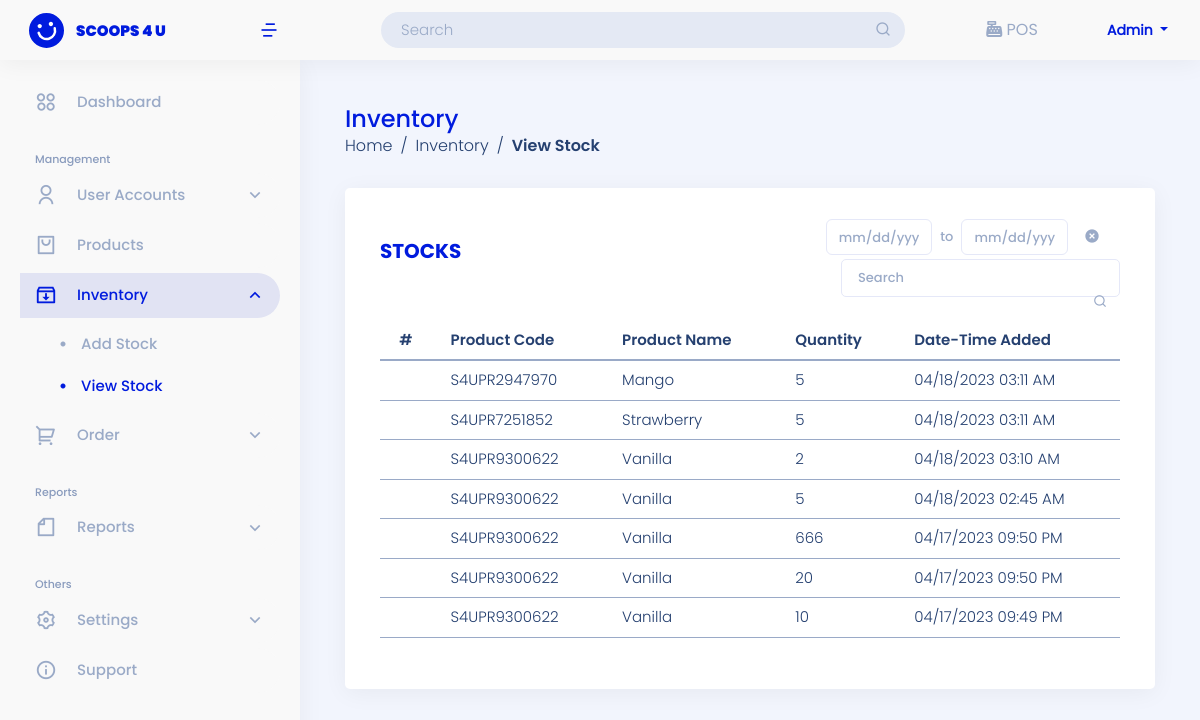
Screenshot of /user-site/view-inventory/ (signed in) with the database file from the repository.
### landing_page/models.py (models this page shows)
class User(AbstractUser):
    ROLE = ((" "," "),("admin","admin"),("staff","staff"),("reseller","reseller"),("rider","rider"))
    STAT = ((" "," "),("active","active"),("inactive","inactive"))
    role = models.CharField(max_length=50, null=True, default=None, choices=ROLE)
    status = models.CharField(max_length=50, null=True, default=None , choices=STAT)

### admin_site/models.py (models this page shows, shortened)
class By_Batch(models.Model):
    product_code = models.CharField( max_length=200, null=True,verbose_name='Product Code')
    product_name = models.CharField( max_length=200, null=True,verbose_name='Product Name')
    product_batch =  models.CharField(max_length=200, null=True, verbose_name='Batch Number')
    product_quantity =  models.BigIntegerField(null=True,  verbose_name='Quantity')
    product_expired =  models.DateField( null=True, verbose_name='Expiration Date')
    created_at =models.DateTimeField(default=timezone.now,  verbose_name='created')

### admin_site/views.py (the view)
# urls.py: path('view-inventory/', views.view_inventory, name='view_inventory'),
@login_required(login_url='landing_page:login')
def view_inventory(request):
    list_inventory = By_Batch.objects.all().order_by('-id')
    context = {'list_inventory':list_inventory}
    return render(request, 'admin_site/inventory/view.html', context)

### templates/admin_site/inventory/view.html (shortened to what this page needs)
{% extends 'admin_site/base.html' %}
{% block content %}
<aside id="sidebar" class="sidebar">
    <ul class="sidebar-nav" id="sidebar-nav">
        {% if user.role == "admin"%}
        <li class="nav-item">
            <a class="nav-link collapsed" href="{% url 'admin_site:dashboard'%}">
            <i class="ri-apps-2-line" style="font-size: 22px; font-weight: 100; margin-right: 20px"></i>
            <span>Dashboard</span>
            </a>
        </li>
        {% endif %}
        <li class="nav-heading pt-3">Management</li>
        {% if user.role == "admin"%}
        <li class="nav-item">
            <a class="nav-link collapsed" data-bs-target="#users-nav" data-bs-toggle="collapse" href="#">
            <i class="ri-user-line" style="font-size: 22px; font-weight: 100; margin-right: 20px"></i><span>User Accounts</span><i class="ri-arrow-down-s-line ms-auto" style="font-size: 20px; font-weight: 100;" ></i>
            </a>
        </li>
        {% endif %}
        <li class="nav-item ">
        <a class="nav-link collapsed" href="{%url 'admin_site:list_product' %}">
            <i class="ri-shopping-bag-2-line" style="font-size: 22px; font-weight: 100; margin-right: 20px"></i>
            <span>Products</span>
        </a>
        </li>
        <li class="nav-item active-nav">
        <a class="nav-link" data-bs-target="#inventory-nav" data-bs-toggle="collapse" href="#">
            <i class="ri-inbox-archive-line"style="font-size: 22px; font-weight: 100; margin-right: 20px"></i>
            <span>Inventory</span><i class="ri-arrow-down-s-line ms-auto" style="font-size: 20px; font-weight: 100;" ></i>
        </a>
        <ul id="inventory-nav" class="nav-content collapse show" data-bs-parent="#sidebar-nav">
            <li>
                <a href="{%url 'admin_site:inventory' %}">
                        <span>Add Stock</span>
                </a>
            </li>
            <li>
                <a href="{% url 'admin_site:view_inventory' %}" class="active">
                    <span>View Stock</span>
                </a>
            </li>
        </ul>
        </li>
        {% if user.role == "admin"%}
        <li class="nav-item">
        <a class="nav-link collapsed " data-bs-target="#sales-nav" data-bs-toggle="collapse" href="#">
            <i class="ri-shopping-cart-2-line" style="font-size: 22px; font-weight: 100; margin-right: 20px"></i><span>Order</span><i class="ri-arrow-down-s-line ms-auto" style="font-size: 20px; font-weight: 100;" ></i>
        </a>
        </li>
        {% endif %}
        {% if user.role == "admin"%}
        <li class="nav-heading pt-3">Reports</li>
        <li class="mb-act nav-item">
            <a class="nav-link collapsed " data-bs-target="#reports-nav" data-bs-toggle="collapse" href="#">
                <i class="ri-file-line" style="font-size: 22px; font-weight: 100; margin-right: 20px"></i><span>Reports</span><i class="ri-arrow-down-s-line ms-auto" style="font-size: 20px; font-weight: 100;" ></i>
            </a>
        </li>
        {% endif %}
        <li class="nav-heading pt-3">Others</li>
        <li class="nav-item">
            {% if user.role == "admin"%}
            <a class="nav-link collapsed " data-bs-target="#settings-nav" data-bs-toggle="collapse" href="#">
                <i class="ri-settings-3-line" style="font-size: 22px; font-weight: 100; margin-right: 20px"></i><span>Settings</span><i class="ri-arrow-down-s-line ms-auto" style="font-size: 20px; font-weight: 100;" ></i>
            </a>
            {% endif %}
        </li>
        <li class="nav-item">
            <a href="{% url 'admin_site:support' %}" class="nav-link collapsed ">
                <i class="ri-information-line" style="font-size: 22px; font-weight: 100; margin-right: 20px"></i><span>Support</span>
            </a>
        </li>
    </ul>
</aside>
<main id="main" class="main mt-5">
    <div class="pagetitle">
        <h1>Inventory</h1>
        <nav>
            {% if user.role == "admin"%}
            <ol class="breadcrumb">
                <li class="breadcrumb-item"><a href="{% url 'admin_site:dashboard'%}">Home</a></li>
                <li class="breadcrumb-item">Inventory</li>
                <li class="breadcrumb-item active">View Stock</li>
            </ol>
            {% endif %}
        </nav>
    </div>
    <section class="section">
        <div class="row">
            <div class="col-lg-12">
                <div class="card">
                    <div class="card-body mt-3">
                        <div class="report-u act-d">
                            <div class="row">
                                <div class="col-7">
                                    <h5 class="card-title feature">Stocks</h5>
                                </div>
                                <div class="col-5  d-flex flex-column justify-content-end">
                                    <div class="d-flex flex-row align-items-center mb-1 input-daterange">
                                        <input type="type" id="minV" name="min" class="form-control date-range-filter" placeholder="mm/dd/yyyy">
                                        <span class="px-2 date-to">to</span>
                                        <input type="type" id="maxV" name="max" class="form-control date-range-filter"  placeholder="mm/dd/yyyy">
                                        <button class="btn btn-edit btn-filterV ms-3 pe-0"><i class="ri-close-circle-fill"></i></button>
                                    </div>
                                    <form class="search-tab mb-4" action="{% url 'admin_site:search_reseller' %}" method="GET"  class="text-end px-4">
                                        <input type="text" id="tableM" class="form-control p-2 ps-3" name="search" placeholder="Search">
                                        <button class="btn btn-search btn-sm nope" type="submit"><i class="ri-search-line"></i></button>
                                    </form>
                                </div>
                            </div>
                        </div>
                            {% if list_inventory %}
                            <div class="table-responsive">
                                <table id="tableView" class="table table-hover" style="width: 100%">
                                    <thead>
                                        <tr>
                                            <th scope="col">#</th>
                                            <th scope="col">Product Code</th>
                                            <th scope="col">Product Name</th>
                                            <th scope="col">Quantity</th>
                                            <th scope="col">Date-Time Added</th>
                                        </tr>
                                    </thead>
                                    <tbody>
                                        {% for list in  list_inventory %}
                                        <tr>
                                            <td class="num-row"></td>
                                            <td class="text-decoration-none">{{ list.product_code }}</td>
                                            <td style="text-transform: capitalize;">{{ list.product_name }}</td>
                                            <td>{{ list.product_quantity }}</td>
                                            <td>{{ list.created_at|date:"m/d/Y h:i A" }}</td>
                                        </tr>
                                        {% endfor %}
                                    </tbody>
                                </table>
                            </div>
                        {% endif %}
                    </div>
                </div>
            </div>
        </div>
    </section>
</main>
{% endblock content %}

### templates/admin_site/base.html (shortened to what this page needs)
{% load static %}
<!DOCTYPE html>
<html lang="en">
<head>
    <link href="https://cdn.jsdelivr.net/npm/bootstrap@5.0.2/dist/css/bootstrap.min.css" rel="stylesheet" >
    <link href="{% static '/css/assets/bootstrap/css/bootstrap.min.css'%}" rel="stylesheet">
    <link href="{% static '/css/assets/simple-datatables/style.css'%}" rel="stylesheet">
    <link href="{% static '/css/assets/remixicon/remixicon.css'%}" rel="stylesheet">
    <link href="https://cdn.datatables.net/1.13.4/css/jquery.dataTables.min.css" rel="stylesheet">
    <link href="https://cdn.datatables.net/buttons/2.3.6/css/buttons.dataTables.min.css" rel="stylesheet">
    <link href="https://cdn.datatables.net/autofill/2.5.3/css/autoFill.dataTables.min.css" rel="stylesheet">
    <link href="https://cdn.datatables.net/v/bs5/jszip-2.5.0/b-2.3.6/b-colvis-2.3.6/b-html5-2.3.6/b-print-2.3.6/date-1.4.0/sp-2.1.2/datatables.min.css" rel="stylesheet"/>
    <link href="{% static '/css/sandi.css'%}" rel="stylesheet">
  </head>
<body>
{% if user.role == "admin"%}
<header id="header" class="header fixed-top d-flex align-items-center">
  <div class="d-flex align-items-center justify-content-between">
    <a href="{% url 'admin_site:dashboard'%}" class="logo d-flex align-items-center">
      <img src="{% static '/img/logo-header.svg'%}" alt="">
      <span class="d-none d-lg-block">SCOOPS 4 U</span>
    </a>
    <i class="ri-menu-4-line toggle-sidebar-btn ms-1 me-3" style="font-size: 20px; font-weight: 500; color:#001BDE;"></i>
  </div>
  <div class="search-bar mx-auto">
    <form class="search-form d-flex align-items-center" method="POST" action="#">
      <input type="text" name="query" placeholder="Search" title="Enter search keyword">
      <button type="submit" title="Search"><i class="ri-search-line"></i></button>
    </form>
  </div>
  <div class="POS POS-header">
      <i class="fa-solid fa-cash-register"></i>
      <a href="{%url 'admin_site:pos' %}">POS</a>
    </div>
  <nav class="header-nav ms-auto">
    <ul class="d-flex align-items-center">
      <li class="nav-item dropdown pe-3">
        <a class="nav-link nav-profile d-flex align-items-center me-3" href="#" data-bs-toggle="dropdown">
          <span class="d-none d-md-block dropdown-toggle ps-2" style="text-transform: capitalize;">
            {{ user }}
          </span>
        </a>
      </li>
    </ul>
  </nav>
</header>
{% endif %}
<div class="">
  <div class="">
      <div class="">
          {% block content %}
          {% endblock content %}
        </div>
      </div>
    </div>
</body>
</html>

### rows the page displays
User: username "Admin"
By_Batch: product_code "S4UPR2947970", product_name "Mango", product_quantity "5", created_at "04/18/2023 03:11 AM"
By_Batch: product_code "S4UPR7251852", product_name "Strawberry", product_quantity "5", created_at "04/18/2023 03:11 AM"
By_Batch: product_code "S4UPR9300622", product_name "Vanilla", product_quantity "2", created_at "04/18/2023 03:10 AM"
By_Batch: product_code "S4UPR9300622", product_name "Vanilla", product_quantity "5", created_at "04/18/2023 02:45 AM"
By_Batch: product_code "S4UPR9300622", product_name "Vanilla", product_quantity "666", created_at "04/17/2023 09:50 PM"
By_Batch: product_code "S4UPR9300622", product_name "Vanilla", product_quantity "20", created_at "04/17/2023 09:50 PM"
By_Batch: product_code "S4UPR9300622", product_name "Vanilla", product_quantity "10", created_at "04/17/2023 09:49 PM"
